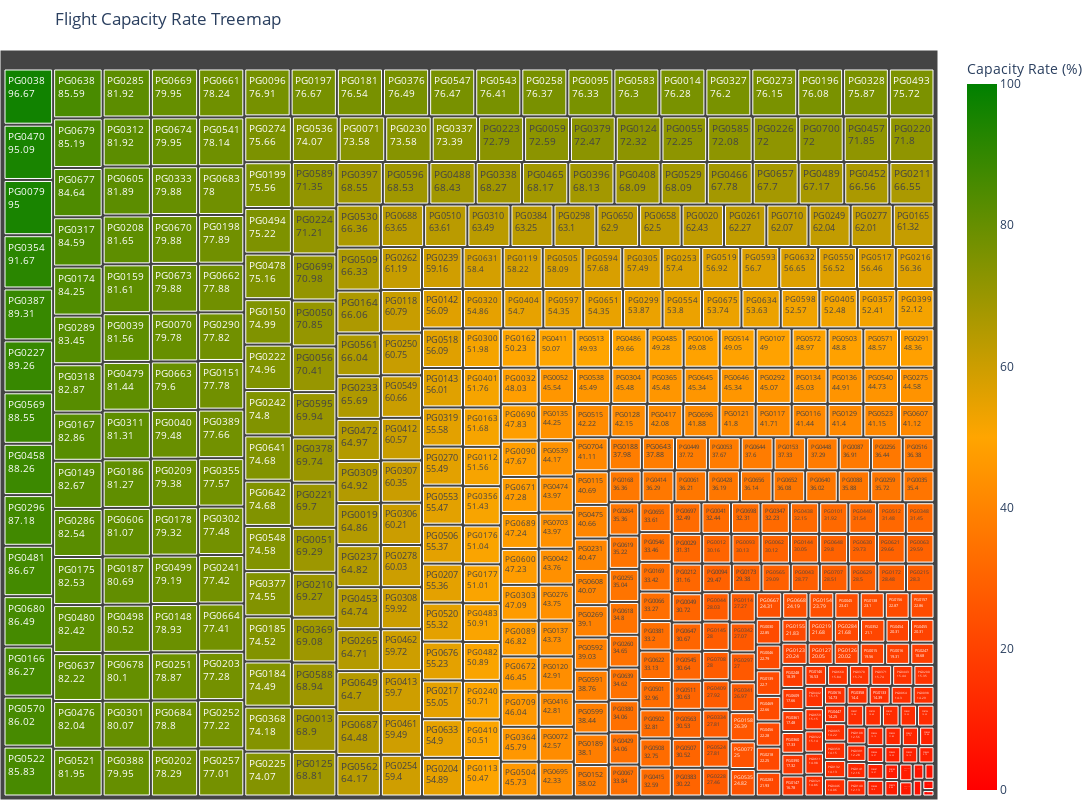

Notebook code for this chart:
### Markdown cell above
# Flight Capacity Rate Treemap Visualization

This script uses **Plotly Express** to create a **treemap** that visualizes the average flight capacity rates. Each square represents a flight, sized and colored by its capacity rate.

### Key Steps:

1. **Custom Hover Info**:
   - Custom hover text displays flight number and capacity rate.

2. **Treemap**:
   - Flights are displayed as squares, sized by capacity rate (`capacity_rate_avg`) and colored from **red (low)** to **green (high)** using a continuous scale.
   - The hierarchy is based on `flight_no`, and the color bar provides a quick reference to capacity rates.

### Use Case:
- The treemap provides a quick visual comparison of flight occupancy, helping identify high and low capacity routes.

### Code cell
import plotly.express as px
import pandas as pd

# Convert Spark DataFrame to Pandas DataFrame
pandas_df = fact_flight_capacity_avg.select("flight_no", "capacity_rate_avg").toPandas()

# Create a new column to customize the hover data
pandas_df['hover_info'] = pandas_df.apply(lambda x: f"Flight: {x['flight_no']}<br>Capacity Rate: {x['capacity_rate_avg']:.2f}%", axis=1)

# Create the treemap using Plotly Express
fig = px.treemap(
    pandas_df,
    path=['flight_no'],  # This defines the hierarchy (just flight number in this case)
    values='capacity_rate_avg',  # The size of each square
    color='capacity_rate_avg',  # Color by the capacity rate
    hover_data={'capacity_rate_avg': False, 'hover_info': True},  # Add custom hover info
    color_continuous_scale=[(0, "red"), (0.5, "orange"), (1, "green")],  # Custom color scale
    range_color=[0, 100]  # Set the color range from 0 to 100%
)

# Update the hover template to show custom hover text
fig.update_traces(
    hovertemplate='%{customdata[0]}',
    textinfo="label+value",  # Display both flight number and value
    textfont_size=10  # Reduce the text size to allow more elements
)

# Set layout and title with smaller margins and increased height
fig.update_layout(
    title="Flight Capacity Rate Treemap",
    width=1200,
    height=800,
    margin=dict(l=0, r=0, t=50, b=0),
    coloraxis_colorbar=dict(
        title="Capacity Rate (%)",
    )
)

# Display the treemap
fig.show()

### Figure 1 — Plotly figure (JSON) as saved in the notebook; plotly's stock layout.template omitted (floating-point values rounded to 4 significant figures; data arrays with more than 128 entries replaced by an {"elided": "..."} marker saying what was removed)
{"data": [{"branchvalues": "total", "customdata": {"elided": "470x2 mixed values"}, "domain": {"x": [0, 1], "y": [0, 1]}, "hovertemplate": "%{customdata[0]}", "ids": {"elided": "470 str values"}, "labels": {"elided": "470 str values"}, "marker": {"coloraxis": "coloraxis", "colors": {"elided": "470 float values"}}, "name": "", "parents": {"elided": "470 str values"}, "textfont": {"size": 10}, "textinfo": "label+value", "type": "treemap", "values": {"elided": "470 float values"}}], "layout": {"coloraxis": {"cmax": 100, "cmin": 0, "colorbar": {"title": {"text": "Capacity Rate (%)"}}, "colorscale": [[0, "red"], [0.5, "orange"], [1, "green"]]}, "height": 800, "legend": {"tracegroupgap": 0}, "margin": {"b": 0, "l": 0, "r": 0, "t": 50}, "title": {"text": "Flight Capacity Rate Treemap"}, "width": 1200}}
